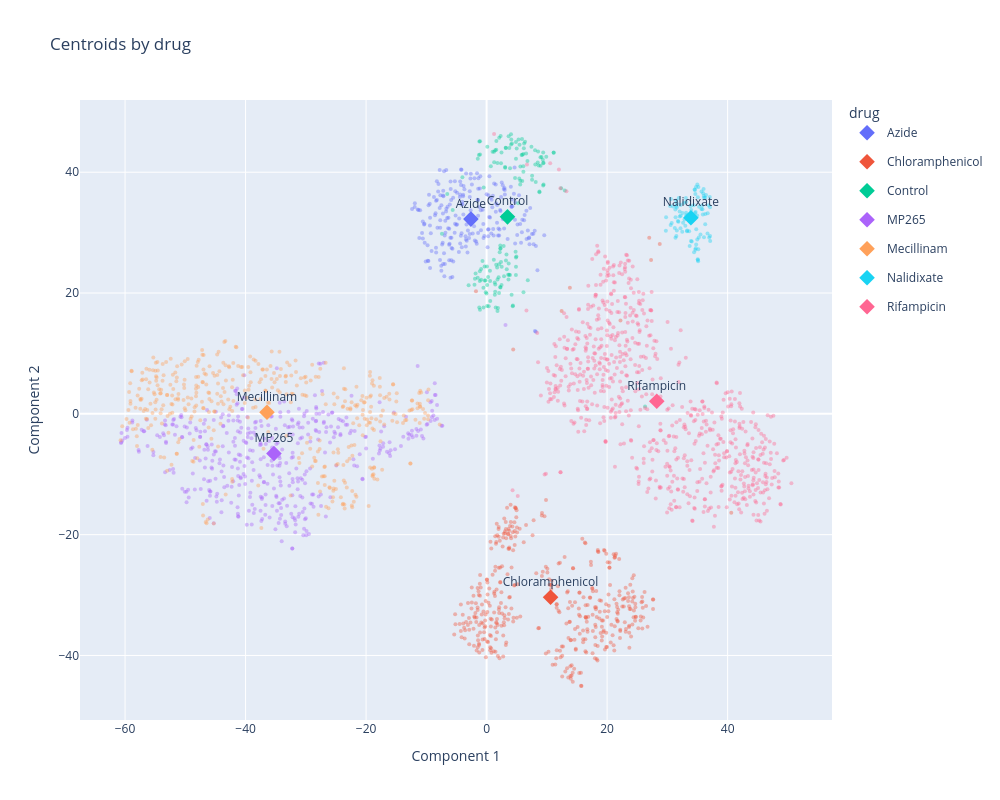

Notebook code for this chart:
### Code cell
pheno.plot_centroids(
    group_by=["drug"],
    method="tsne",
    filters={"time": "60_min"},
    show_points=True,
)

### Figure 1 — Plotly figure (JSON) as saved in the notebook; plotly's stock layout.template omitted (floating-point values rounded to 4 significant figures; data arrays with more than 128 entries replaced by an {"elided": "..."} marker saying what was removed)
{"data": [{"legendgroup": "Azide", "marker": {"color": "#636EFA", "opacity": 0.4, "size": 4}, "mode": "markers", "name": "Azide", "showlegend": false, "type": "scatter", "x": {"elided": "226 float values"}, "y": {"elided": "226 float values"}}, {"legendgroup": "Chloramphenicol", "marker": {"color": "#EF553B", "opacity": 0.4, "size": 4}, "mode": "markers", "name": "Chloramphenicol", "showlegend": false, "type": "scatter", "x": {"elided": "429 float values"}, "y": {"elided": "429 float values"}}, {"legendgroup": "Control", "marker": {"color": "#00CC96", "opacity": 0.4, "size": 4}, "mode": "markers", "name": "Control", "showlegend": false, "type": "scatter", "x": {"elided": "153 float values"}, "y": {"elided": "153 float values"}}, {"legendgroup": "MP265", "marker": {"color": "#AB63FA", "opacity": 0.4, "size": 4}, "mode": "markers", "name": "MP265", "showlegend": false, "type": "scatter", "x": {"elided": "441 float values"}, "y": {"elided": "441 float values"}}, {"legendgroup": "Mecillinam", "marker": {"color": "#FFA15A", "opacity": 0.4, "size": 4}, "mode": "markers", "name": "Mecillinam", "showlegend": false, "type": "scatter", "x": {"elided": "437 float values"}, "y": {"elided": "437 float values"}}, {"legendgroup": "Nalidixate", "marker": {"color": "#19D3F3", "opacity": 0.4, "size": 4}, "mode": "markers", "name": "Nalidixate", "showlegend": false, "type": "scatter", "x": [32.84, 34.57, 36.41, 31.89, 35.8, 31.35, 35.14, 36.28, 34.59, 37.1, 32.05, 30.94, 35.14, 30.72, 33.11, 33.7, 35.95, 36.94, 30.58, 35.04, 35.21, 34.97, 31.46, 36.03, 32.71, 34.51, 37.04, 34.94, 35.66, 36.29, 30.55, 34.96, 30.46, 33.1, 34.36, 34.04, 34.11, 33.07, 33.91, 34.65, 36.66, 33.26, 33.37, 32.03, 36.01, 36.85, 32.98, 33.61, 29.75, 34.77, 37.07, 31.57, 34.79, 35.82, 35.49, 36.69, 31.32, 31.36, 33.85, 31.83, 35.65, 31.57, 29.78, 35.06, 32.22, 34.71, 34.75, 32.61, 34.69, 33.09, 36.07, 31.45, 34.43, 37.08, 32.18, 35.89, 31.56, 31.75, 36.29, 32.51, 35.06, 36.09, 34.64, 31.23, 35.1, 32.47, 33.28, 31.49, 35.27, 33.97, 32.18], "y": [32.18, 37.07, 36.22, 35.75, 34.51, 29.17, 27.26, 31.39, 33.27, 28.62, 32.66, 34.32, 37.55, 31.58, 32.89, 27.78, 36.53, 29.19, 35.57, 25.58, 29.19, 37.95, 34.42, 36.06, 34.9, 37.12, 35.92, 32.82, 36.82, 33.08, 31.28, 28.88, 34.41, 33.31, 34.53, 28.52, 32.14, 35.73, 28.62, 36.41, 29.87, 30.23, 32.68, 33.51, 37.22, 34.55, 31.14, 30.25, 30.33, 28.04, 34.22, 34.15, 30.55, 33.86, 29.69, 33.21, 33.81, 32.57, 34.36, 31.79, 33.92, 30.36, 32.56, 35.85, 32.81, 27.42, 37.56, 31.62, 33.43, 35.07, 29.24, 35.32, 26.74, 29.42, 34.59, 32.99, 34.81, 31.94, 35.76, 33.23, 25.47, 35.78, 27.17, 30.75, 25.28, 30.16, 30.35, 29.44, 34.29, 33.75, 30.71]}, {"legendgroup": "Rifampicin", "marker": {"color": "#FF6692", "opacity": 0.4, "size": 4}, "mode": "markers", "name": "Rifampicin", "showlegend": false, "type": "scatter", "x": {"elided": "713 float values"}, "y": {"elided": "713 float values"}}, {"legendgroup": "Azide", "marker": {"color": "#636EFA", "size": 12, "symbol": "diamond"}, "mode": "markers+text", "name": "Azide", "showlegend": true, "text": ["Azide"], "textfont": {"size": 12}, "textposition": "top center", "type": "scatter", "x": [-2.604], "y": [32.24]}, {"legendgroup": "Chloramphenicol", "marker": {"color": "#EF553B", "size": 12, "symbol": "diamond"}, "mode": "markers+text", "name": "Chloramphenicol", "showlegend": true, "text": ["Chloramphenicol"], "textfont": {"size": 12}, "textposition": "top center", "type": "scatter", "x": [10.62], "y": [-30.35]}, {"legendgroup": "Control", "marker": {"color": "#00CC96", "size": 12, "symbol": "diamond"}, "mode": "markers+text", "name": "Control", "showlegend": true, "text": ["Control"], "textfont": {"size": 12}, "textposition": "top center", "type": "scatter", "x": [3.469], "y": [32.61]}, {"legendgroup": "MP265", "marker": {"color": "#AB63FA", "size": 12, "symbol": "diamond"}, "mode": "markers+text", "name": "MP265", "showlegend": true, "text": ["MP265"], "textfont": {"size": 12}, "textposition": "top center", "type": "scatter", "x": [-35.29], "y": [-6.572]}, {"legendgroup": "Mecillinam", "marker": {"color": "#FFA15A", "size": 12, "symbol": "diamond"}, "mode": "markers+text", "name": "Mecillinam", "showlegend": true, "text": ["Mecillinam"], "textfont": {"size": 12}, "textposition": "top center", "type": "scatter", "x": [-36.45], "y": [0.2749]}, {"legendgroup": "Nalidixate", "marker": {"color": "#19D3F3", "size": 12, "symbol": "diamond"}, "mode": "markers+text", "name": "Nalidixate", "showlegend": true, "text": ["Nalidixate"], "textfont": {"size": 12}, "textposition": "top center", "type": "scatter", "x": [33.91], "y": [32.47]}, {"legendgroup": "Rifampicin", "marker": {"color": "#FF6692", "size": 12, "symbol": "diamond"}, "mode": "markers+text", "name": "Rifampicin", "showlegend": true, "text": ["Rifampicin"], "textfont": {"size": 12}, "textposition": "top center", "type": "scatter", "x": [28.24], "y": [2.089]}], "layout": {"height": 800, "legend": {"title": {"text": "drug"}}, "title": {"text": "Centroids by drug"}, "width": 1000, "xaxis": {"title": {"text": "Component 1"}}, "yaxis": {"title": {"text": "Component 2"}}}}
